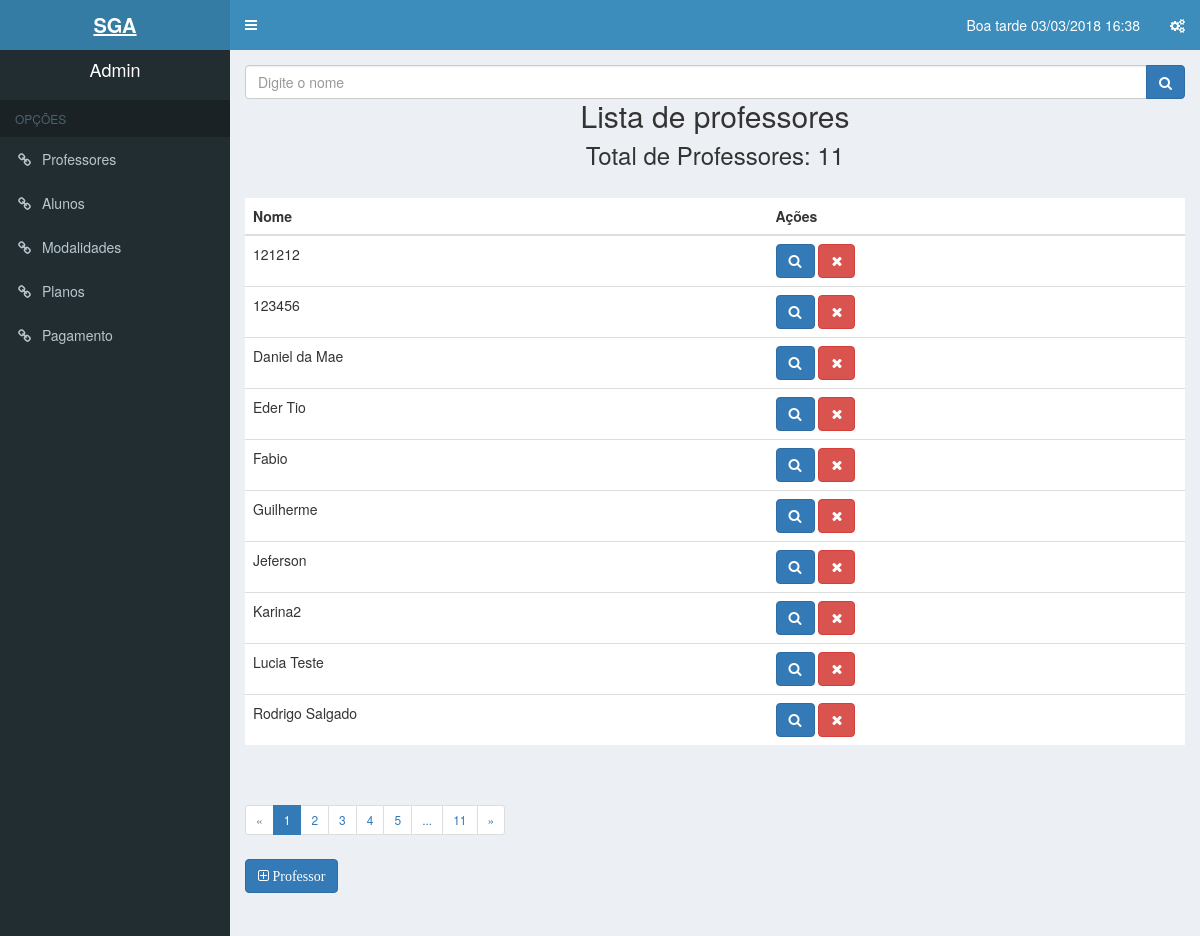
/Views/professor.php (signed in), run on the app's committed database.
### tables this page shows
CREATE TABLE `professor` (
  `id_professor` int(11) NOT NULL,
  `nm_professor` varchar(50) NOT NULL,
  `registro_geral_professor` varchar(9) NOT NULL,
  `cpf_professor` varchar(11) NOT NULL,
  `dt_nascimento_professor` date NOT NULL,
  `nm_endereco` varchar(100) NOT NULL,
  `nm_email_professor` varchar(100) NOT NULL,
  `cd_telefone_professor` varchar(15) NOT NULL,
  `nm_modalidade` varchar(30) NOT NULL
);

### Model/functions.php (called while the page is built, shortened)
<?php
    function dataatual(){
            $hora = date('G');
            $dataLocal = date(' d/m/Y H:i');
            if (($hora >= 0) AND ($hora < 6)) {
            $mensagem =  "Boa madrugada";
            } else if (($hora >= 6) AND ($hora < 12)) {
            $mensagem = "Bom dia";
            } else if (($hora >= 12) AND ($hora < 18)) {
            $mensagem = "Boa tarde";
            } else{
            $mensagem = "Boa noite";
            }
            return $mensagem.$dataLocal;
            }
 ?>

### controllers/limitarProfessor.php (called while the page is built)
<?php
    $PDO = db_connect();
	if (!isset($_GET['pg'])) {
		$pg = 1;
	} else {
		$pg = $_GET['pg'];
	}
	$total_reg = "10";
	$inicio = $pg -1;
	$inicio = $inicio * $total_reg;
	$anterior = $pg -1;
	$proximo = $pg +1;
    $sql = "SELECT * FROM professor ORDER BY nm_professor ASC LIMIT $inicio, $total_reg";
    $stmt = $PDO->prepare($sql);
    $stmt->execute();
    $sql_count = "SELECT COUNT(*) AS total FROM professor";
    $stmt_count = $PDO->prepare($sql_count);
    $stmt_count->execute();
    $total = $stmt_count->fetchColumn();

### Views/professor.php (the view, shortened to what this page needs)
<?php
include ('../controllers/limitarProfessor.php');
include ('header.php');
?>
<form name="frmBusca" method="post" action="../Views/profList.php">
            <div class="input-group">
              <input type="text" name="cxnome" id="cxnome" class="form-control" placeholder="Digite o nome">
              <span class="input-group-btn">
                  <button type="submit" name="buscar" id="search-btn" class="btn btn-primary">
                    <i class="fa fa-search"></i>
                  </button>
              </span>
            </div>
      </form>
          <h2 class="center">Lista de professores</h2>
          <h3 class="center">Total de Professores: <?php if(isset($total)){echo $total;} ?></h3>
          <?php if(isset($total) > 0):?>
          <table class="table table-hover">
              <thead>
                  <tr>
                      <th>Nome</th>
                      <th>Ações</th>
                  </tr>
              </thead>
              <tbody>
                  <?php while($user = $stmt->fetch(PDO::FETCH_ASSOC)):?>
                  <tr>
                    <td><?PHP echo $user['nm_professor'] ?></td>
                    <td>
                        <a href="profPesq.php?id=<?php echo $user['id_professor'] ?>">
                        <button class="btn btn-primary fa fa-search"></button></a>
                        <?php if($_SESSION['user_status'] == 1){ ?>
                            <a href="../controllers/deletarProfessor.php?id=<?php echo $user['id_professor'] ?>" onclick="return confirm('Tem certeza que deseja remover?');">
                            <button class="btn btn-danger fa fa-times"></button></a>
                        <?php }elseif($_SESSION['user_status'] == 2 AND $_SESSION['user_status'] == 3){?>
                            <a></a>
                        <?php } ?>
                        </td>
                  </tr>
                  <?php endwhile;?>
              </tbody>
          </table>
        <?php else: ?>
        <p>Nenhum professor registrado</p>
            <?php endif; ?>
            <?php
           if ($total > 1) {
		echo "<nav>";
		echo "	<ul class='pagination pagination-sm'>";
		if ($anterior > 0) {
			echo "<li>";
			echo "	<a href='?pg=".$anterior."' aria-label='Previous'>";
			echo "		<span aria-hidden='true'>«</span>";
			echo "	</a>";
			echo "</li>";
		} else {
			echo "<li class='disabled'>";
			echo "	<span aria-hidden='true'>«</span>";
			echo "</li>";
		}
		for ($i=1;$i<=$total;$i++) {
			if ($i >= ($pg-4) AND $i <= ($pg+4)) {
				if ($i == $pg) {
					echo "<li class='active'><a href='?pg=".$i."'>".$i."</a></li>";
				} else {
					echo "<li><a href='?pg=".$i."'>".$i."</a></li>";
				}
			}
			if ($i > ($pg+4) AND $i == $total) {
				echo "<li><a>...</a></li>";
				echo "<li><a href='?pg=".$i."'>".$i."</a></li>";
			}
		}
                        if($pg < $total) {
                                echo "<li>";
                                echo "	<a href='?pg=".$proximo."' aria-label='Next'>";
                                echo "		<span aria-hidden='true'>»</span>";
                                echo "	</a>";
                                echo "</li>";
                        } else {
                                echo "<li class='disabled'>";
                                echo "	<span aria-hidden='true'>»</span>";
                                echo "</li>";
                        }
                        echo "  </ul>";
                        echo "</nav>";
            }
            ?>
       <a href="profAdd.php"><button class="btn btn-primary fa fa-plus-square-o"> Professor</button></a>
<?php
  include ('footer.php');
?>

### Views/header.php (shortened to what this page needs)
<!DOCTYPE html>
<html>
<head>
  <link rel="stylesheet" href="../bower_components/bootstrap/dist/css/bootstrap.min.css">
  <link rel="stylesheet" href="../bower_components/font-awesome/css/font-awesome.min.css">
  <link rel="stylesheet" href="../bower_components/Ionicons/css/ionicons.min.css">
  <link rel="stylesheet" href="../dist/css/AdminLTE.min.css">
  <link rel="stylesheet" href="../dist/css/skins/skin-blue.min.css">
  <link href="../dist/css/bootstrap.min.css" rel="stylesheet">
  <link rel="stylesheet" href="../dist/css/estilo.css">
</head>
<body class="hold-transition skin-blue sidebar-mini">
<div class="wrapper">
  <header class="main-header">
    <a href="#" class="logo">
      <span class="logo-lg"><b>SGA</b></span>
    </a>
    <nav class="navbar navbar-static-top" role="navigation">
      <a href="#" class="sidebar-toggle" data-toggle="push-menu" role="button">
      </a>
      <div class="navbar-custom-menu">
        <ul class="nav navbar-nav">
          <li><a><?php echo dataatual()?></a></li>
          <li>
            <a href="#" data-toggle="control-sidebar"><i class="fa fa-gears"></i></a>
          </li>
        </ul>
      </div>
    </nav>
  </header>
  <aside class="main-sidebar">
    <section class="sidebar">
      <div class="user-panel">
          <h4 class="center"><?php echo ucwords($_SESSION['user_name']); ?></h4>
      </div>
      <ul class="sidebar-menu" data-widget="tree">
        <li class="header">OPÇÕES</li>
        <li><a href="professor.php"><i class="fa fa-link"></i> <span>Professores</span></a></li>
        <li><a href="aluno.php"><i class="fa fa-link"></i> <span>Alunos</span></a></li>
        <li><a href="modalidade.php"><i class="fa fa-link"></i> <span>Modalidades</span></a></li>
        <li><a href="plano.php"><i class="fa fa-link"></i> <span>Planos</span></a></li>
        <li><a href="pagamento.php"><i class="fa fa-link"></i> <span>Pagamento</span></a></li>
      </ul>
    </section>
  </aside>
  <div class="content-wrapper">
    <section class="content container-fluid">

### Views/footer.php (shortened to what this page needs)
</section>
  </div>
</div>
</body>
</html>

### data on the page
professor: nm_professor "121212"
professor: nm_professor "123456"
professor: nm_professor "Daniel da Mae"
professor: nm_professor "Eder Tio"
professor: nm_professor "Fabio"
professor: nm_professor "Guilherme"
professor: nm_professor "Jeferson"
professor: nm_professor "Karina2"
professor: nm_professor "Lucia Teste"
professor: nm_professor "Rodrigo Salgado"

### other printed values
dataatual() "Boa tarde 03/03/2018 16:38"
$_SESSION['user_name'] "Admin"
$total "11"
